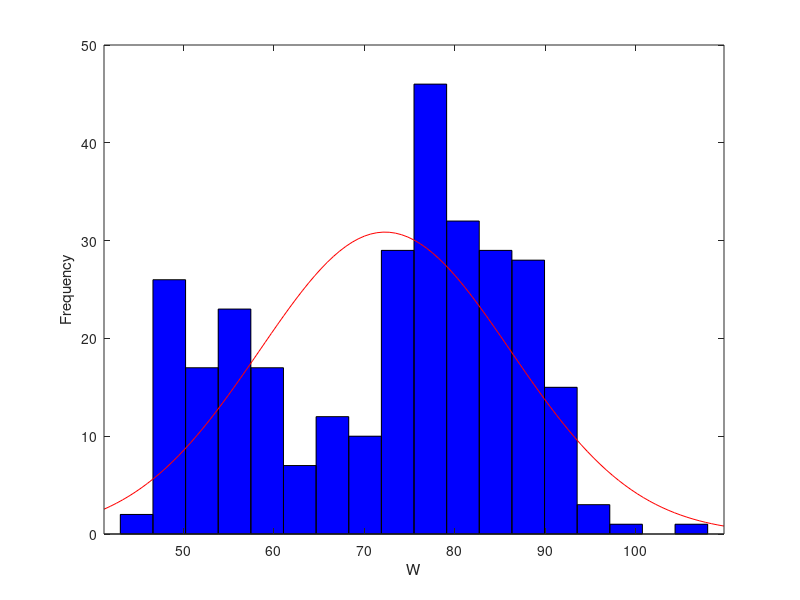
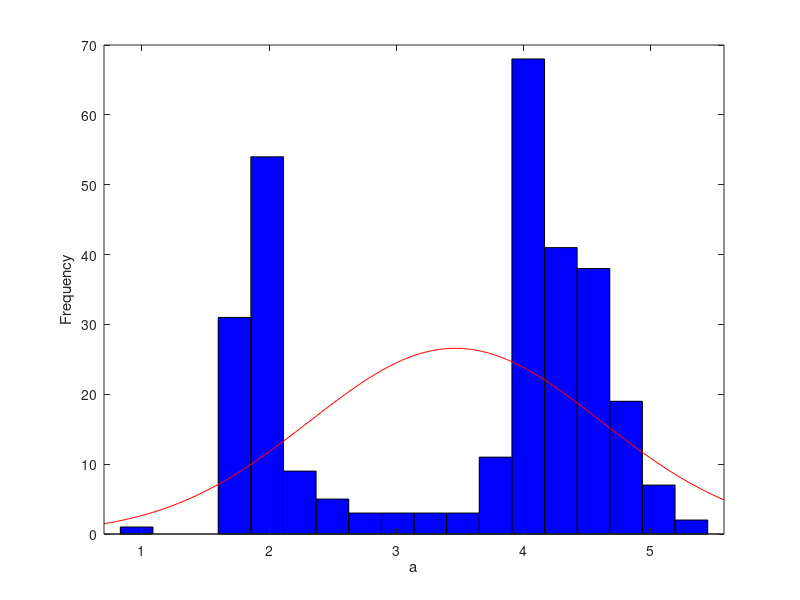
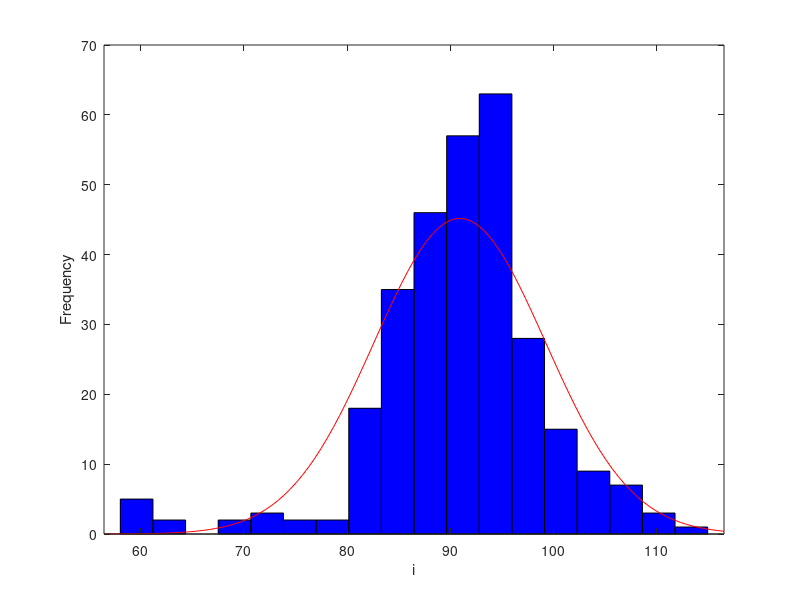

Write MATLAB code to recreate these figures, in order.
%% Exercise 3.5
clc, clearvars, close all;
data = load('eruption.dat');

% Simply create a histogram for each column-data
xlabels = ["Waiting time (1989)", "Duration time (1989)", "Waiting time (2006)"];
for i = 1:3
    figure(i);
    histfit(data(:,i));
    ylabel("Frequency");
    xlabel(sprintf("%s", xlabels(i)));
end

waiting_1989 = data(:, 1)';
duration_1989 = data(:, 2)';
waiting_2006 = data(:, 3)';

% question a)
[H, ~, CI] = vartest(waiting_1989, 10^2);
fprintf("Confidence interval for standard deviation of waiting time (1989): [%f, %f]\n", sqrt(CI(1)), sqrt(CI(2)));
fprintf("Standard deviation of waiting time (1989) is not 10\': %d\n\n", H);

[H, ~, CI] = vartest(duration_1989, 1^2);
fprintf("Confidence interval for standard deviation of duration (1989): [%f, %f]\n", sqrt(CI(1)), sqrt(CI(2)));
fprintf("Standard deviation of duration (1989) is not 1\': %d\n\n", H);

[H, ~, CI] = vartest(waiting_2006, 10^2);
fprintf("Confidence interval for standard deviation of waiting time (2006): [%f, %f]\n", sqrt(CI(1)), sqrt(CI(2)));
fprintf("Standard deviation of waiting time (2006) is not 10\': %d\n\n", H);

% question b)
[H, ~, CI] = ttest(waiting_1989, 75);
fprintf("Confidence interval for mean of waiting time (1989): [%f, %f]\n", CI(1), CI(2));
fprintf("Mean of waiting time (1989) is not 75\': %d\n\n", H);

[H, ~, CI] = ttest(duration_1989, 2.5);
fprintf("Confidence interval for mean of duration (1989): [%f, %f]\n", CI(1), CI(2));
fprintf("Mean of duration (1989) is not 2.5\': %d\n\n", H);

[H, ~, CI] = ttest(waiting_2006, 75);
fprintf("Confidence interval for mean of waiting time (2006): [%f, %f]\n", CI(1), CI(2));
fprintf("Mean of waiting time (2006) is not 75\': %d\n\n", H);

% question c)
[H, P] = chi2gof(waiting_1989);
fprintf("goodness-of-fit test (waiting time 1989): %d, p-value: %f\n", H, P);

[H, P] = chi2gof(duration_1989);
fprintf("goodness-of-fit test (duration time 1989): %d, p-value: %f\n", H, P);

[H, P] = chi2gof(waiting_2006);
fprintf("goodness-of-fit test (waiting time 2006): %d, p-value: %f\n", H, P);

% Extra question
[H, P, CI] = vartest(duration_1989, 10);
fprintf("Error is not equal to 10 minutes: %d\n", H);

% finds the indices of the elements that are less than 2.5
indices_less_than_2_5 = duration_1989(1:end-1) < 2.5;

% finds the indices of the elements where its previous element is less than 2.5
indices_after_less_than_2_5 = [false, indices_less_than_2_5];

% finds the indices of the elements where its previous element is greater than 2.5
indices_after_more_than_2_5 = [false, ~indices_less_than_2_5];

% split the data into two sets, one that contains the elements where its
% previous is less thn 2.5 and one that its previous is greater than 2.5
eruption_time_after_less_than_2_5 = duration_1989(indices_after_less_than_2_5);
eruption_time_after_more_than_2_5 = duration_1989(indices_after_more_than_2_5);

[H, ~, ~] = ttest(eruption_time_after_less_than_2_5, 65);
fprintf("Old Faithful will not erupt 65 minutes after an eruption lasting less than 2.5 minutes: %d\n", H);
[H, ~, ~] = ttest(eruption_time_after_more_than_2_5, 91);
fprintf("Old Faithful will not erupt 91 minutes after an eruption lasting more than 2.5 minutes: %d\n", H);
